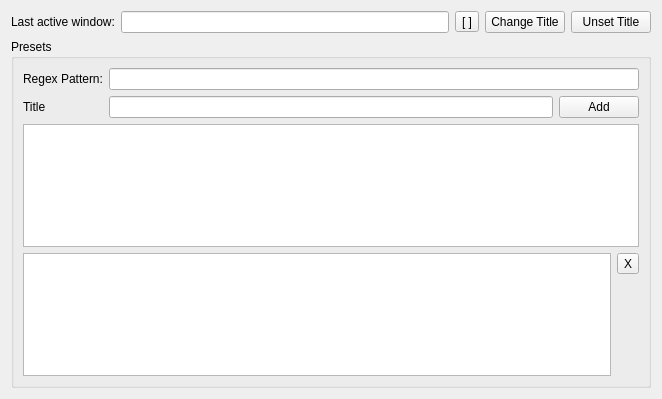
<?xml version="1.0" encoding="UTF-8"?>
<ui version="4.0">
 <class>MainWindow</class>
 <widget class="QMainWindow" name="MainWindow">
  <property name="geometry">
   <rect>
    <x>0</x>
    <y>0</y>
    <width>662</width>
    <height>399</height>
   </rect>
  </property>
  <property name="windowTitle">
   <string>Set Window Title</string>
  </property>
  <widget class="QWidget" name="centralwidget">
   <layout class="QVBoxLayout" name="verticalLayout_3">
    <property name="leftMargin">
     <number>2</number>
    </property>
    <property name="topMargin">
     <number>2</number>
    </property>
    <property name="rightMargin">
     <number>2</number>
    </property>
    <property name="bottomMargin">
     <number>2</number>
    </property>
    <item>
     <widget class="QStackedWidget" name="stackedWidget">
      <property name="currentIndex">
       <number>0</number>
      </property>
      <widget class="QWidget" name="page">
       <layout class="QVBoxLayout" name="verticalLayout_4">
        <item>
         <layout class="QHBoxLayout" name="horizontalLayout">
          <item>
           <widget class="QLabel" name="label_3">
            <property name="text">
             <string>Last active window:</string>
            </property>
           </widget>
          </item>
          <item>
           <widget class="QLineEdit" name="lineEdit_title">
            <property name="readOnly">
             <bool>false</bool>
            </property>
           </widget>
          </item>
          <item>
           <widget class="QToolButton" name="toolButton_crop">
            <property name="toolTip">
             <string>Crop title to selected text</string>
            </property>
            <property name="text">
             <string>[ ]</string>
            </property>
            <property name="icon">
             <iconset resource="images/images.qrc">
              <normaloff>:/setwintitle-crop-selection.png</normaloff>:/setwintitle-crop-selection.png</iconset>
            </property>
           </widget>
          </item>
          <item>
           <widget class="QPushButton" name="pushButton_changeTitle">
            <property name="text">
             <string>Change Title</string>
            </property>
           </widget>
          </item>
          <item>
           <widget class="QPushButton" name="pushButton_unsetTitle">
            <property name="text">
             <string>Unset Title</string>
            </property>
           </widget>
          </item>
         </layout>
        </item>
        <item>
         <widget class="QGroupBox" name="groupBox">
          <property name="minimumSize">
           <size>
            <width>0</width>
            <height>0</height>
           </size>
          </property>
          <property name="title">
           <string>Presets</string>
          </property>
          <layout class="QVBoxLayout" name="verticalLayout_2">
           <item>
            <layout class="QGridLayout" name="gridLayout">
             <item row="1" column="1">
              <widget class="QLineEdit" name="lineEdit_presetTitle"/>
             </item>
             <item row="0" column="0">
              <widget class="QLabel" name="label">
               <property name="text">
                <string>Regex Pattern:</string>
               </property>
              </widget>
             </item>
             <item row="1" column="0">
              <widget class="QLabel" name="label_2">
               <property name="text">
                <string>Title</string>
               </property>
              </widget>
             </item>
             <item row="1" column="2">
              <widget class="QPushButton" name="pushButton_addPreset">
               <property name="text">
                <string>Add</string>
               </property>
              </widget>
             </item>
             <item row="0" column="1" colspan="2">
              <widget class="QLineEdit" name="lineEdit_regex"/>
             </item>
            </layout>
           </item>
           <item>
            <widget class="QListWidget" name="listWidget"/>
           </item>
           <item>
            <layout class="QHBoxLayout" name="horizontalLayout_2">
             <item>
              <widget class="QListWidget" name="listWidget_presets"/>
             </item>
             <item>
              <layout class="QVBoxLayout" name="verticalLayout">
               <item>
                <widget class="QToolButton" name="toolButton_presets_remove">
                 <property name="text">
                  <string>X</string>
                 </property>
                </widget>
               </item>
               <item>
                <spacer name="verticalSpacer">
                 <property name="orientation">
                  <enum>Qt::Vertical</enum>
                 </property>
                 <property name="sizeHint" stdset="0">
                  <size>
                   <width>20</width>
                   <height>40</height>
                  </size>
                 </property>
                </spacer>
               </item>
              </layout>
             </item>
            </layout>
           </item>
          </layout>
         </widget>
        </item>
       </layout>
      </widget>
      <widget class="QWidget" name="page_2"/>
     </widget>
    </item>
   </layout>
  </widget>
 </widget>
 <resources>
  <include location="images/images.qrc"/>
 </resources>
 <connections/>
</ui>
